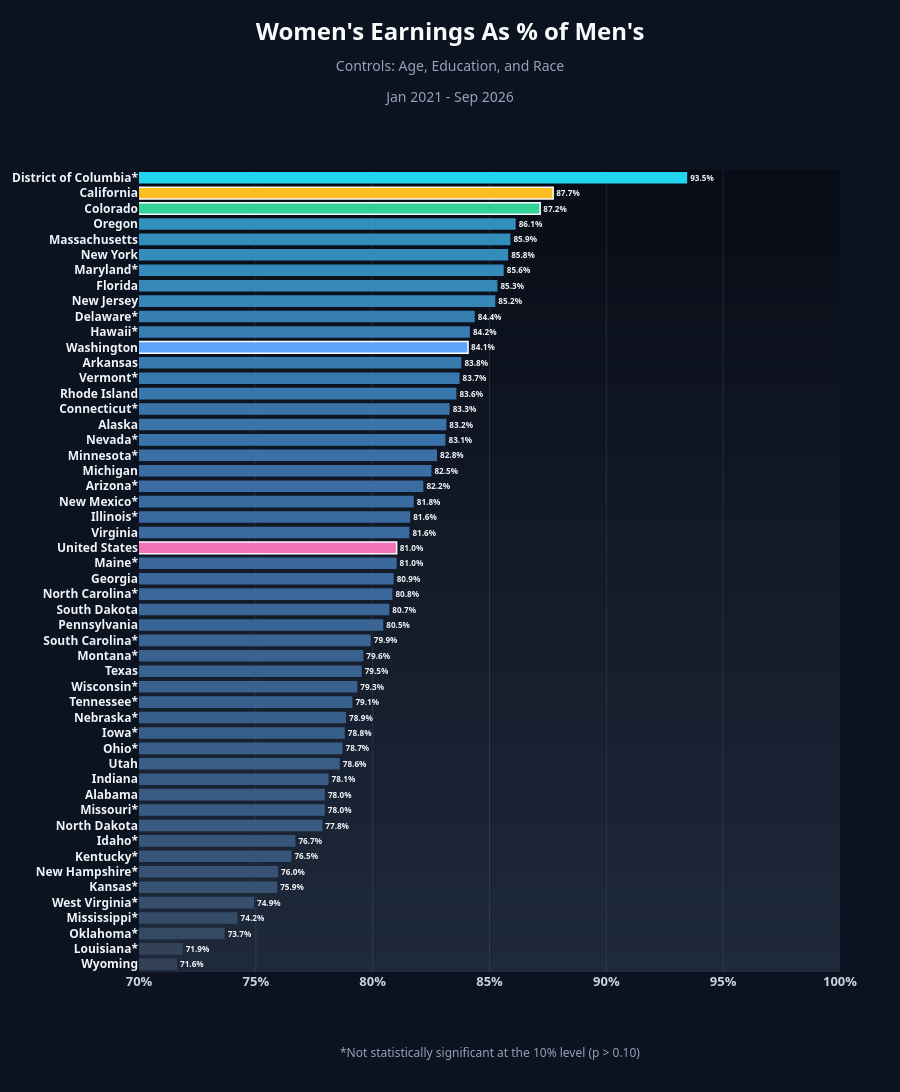

This figure's notebook cell:
### Code cell
fig = plot_state_bars(ranking_no_ind, 'Post_EPEWA_Gap', 'interaction_pval', "Women's Earnings As % of Men's",
                      "Age, Education, and Race", POST_PERIOD, [0.7, 1], save_as="states_post_gap_no_industry")

### Figure 1 — Plotly figure (JSON) as saved in the notebook; plotly's stock layout.template omitted (floating-point values rounded to 4 significant figures)
{"data": [{"cliponaxis": false, "hovertemplate": "%{y}: %{text}<extra></extra>", "marker": {"color": ["rgb(51, 65, 85)", "rgb(51, 66, 87)", "rgb(52, 73, 100)", "rgb(53, 76, 104)", "rgb(53, 79, 109)", "rgb(54, 83, 116)", "rgb(54, 83, 117)", "rgb(55, 85, 121)", "rgb(55, 86, 122)", "rgb(56, 91, 131)", "rgb(56, 91, 131)", "rgb(56, 91, 131)", "rgb(56, 92, 133)", "rgb(56, 94, 136)", "rgb(56, 94, 137)", "rgb(56, 95, 138)", "rgb(56, 95, 138)", "rgb(57, 96, 140)", "rgb(57, 97, 142)", "rgb(57, 98, 143)", "rgb(57, 98, 143)", "rgb(57, 99, 146)", "rgb(57, 101, 150)", "rgb(58, 102, 152)", "rgb(58, 103, 153)", "rgb(58, 103, 153)", "rgb(58, 104, 154)", "#f472b6", "rgb(58, 106, 158)", "rgb(58, 106, 158)", "rgb(58, 107, 159)", "rgb(59, 108, 162)", "rgb(59, 110, 165)", "rgb(59, 112, 166)", "rgb(58, 115, 169)", "rgb(58, 116, 169)", "rgb(57, 117, 170)", "rgb(57, 120, 172)", "rgb(56, 121, 173)", "rgb(56, 122, 173)", "#60a5fa", "rgb(55, 125, 176)", "rgb(55, 127, 177)", "rgb(53, 135, 183)", "rgb(53, 136, 184)", "rgb(52, 138, 185)", "rgb(52, 140, 187)", "rgb(51, 141, 187)", "rgb(51, 143, 189)", "#34d399", "#fbbf24", "rgb(34, 211, 238)"], "line": {"color": ["rgba(0,0,0,0)", "rgba(0,0,0,0)", "rgba(0,0,0,0)", "rgba(0,0,0,0)", "rgba(0,0,0,0)", "rgba(0,0,0,0)", "rgba(0,0,0,0)", "rgba(0,0,0,0)", "rgba(0,0,0,0)", "rgba(0,0,0,0)", "rgba(0,0,0,0)", "rgba(0,0,0,0)", "rgba(0,0,0,0)", "rgba(0,0,0,0)", "rgba(0,0,0,0)", "rgba(0,0,0,0)", "rgba(0,0,0,0)", "rgba(0,0,0,0)", "rgba(0,0,0,0)", "rgba(0,0,0,0)", "rgba(0,0,0,0)", "rgba(0,0,0,0)", "rgba(0,0,0,0)", "rgba(0,0,0,0)", "rgba(0,0,0,0)", "rgba(0,0,0,0)", "rgba(0,0,0,0)", "#f8fafc", "rgba(0,0,0,0)", "rgba(0,0,0,0)", "rgba(0,0,0,0)", "rgba(0,0,0,0)", "rgba(0,0,0,0)", "rgba(0,0,0,0)", "rgba(0,0,0,0)", "rgba(0,0,0,0)", "rgba(0,0,0,0)", "rgba(0,0,0,0)", "rgba(0,0,0,0)", "rgba(0,0,0,0)", "#f8fafc", "rgba(0,0,0,0)", "rgba(0,0,0,0)", "rgba(0,0,0,0)", "rgba(0,0,0,0)", "rgba(0,0,0,0)", "rgba(0,0,0,0)", "rgba(0,0,0,0)", "rgba(0,0,0,0)", "#f8fafc", "#f8fafc", "rgba(0,0,0,0)"], "width": 1.5}}, "orientation": "h", "text": ["<b>71.6%</b>", "<b>71.9%</b>", "<b>73.7%</b>", "<b>74.2%</b>", "<b>74.9%</b>", "<b>75.9%</b>", "<b>76.0%</b>", "<b>76.5%</b>", "<b>76.7%</b>", "<b>77.8%</b>", "<b>78.0%</b>", "<b>78.0%</b>", "<b>78.1%</b>", "<b>78.6%</b>", "<b>78.7%</b>", "<b>78.8%</b>", "<b>78.9%</b>", "<b>79.1%</b>", "<b>79.3%</b>", "<b>79.5%</b>", "<b>79.6%</b>", "<b>79.9%</b>", "<b>80.5%</b>", "<b>80.7%</b>", "<b>80.8%</b>", "<b>80.9%</b>", "<b>81.0%</b>", "<b>81.0%</b>", "<b>81.6%</b>", "<b>81.6%</b>", "<b>81.8%</b>", "<b>82.2%</b>", "<b>82.5%</b>", "<b>82.8%</b>", "<b>83.1%</b>", "<b>83.2%</b>", "<b>83.3%</b>", "<b>83.6%</b>", "<b>83.7%</b>", "<b>83.8%</b>", "<b>84.1%</b>", "<b>84.2%</b>", "<b>84.4%</b>", "<b>85.2%</b>", "<b>85.3%</b>", "<b>85.6%</b>", "<b>85.8%</b>", "<b>85.9%</b>", "<b>86.1%</b>", "<b>87.2%</b>", "<b>87.7%</b>", "<b>93.5%</b>"], "textfont": {"color": "#f1f5f9", "size": 12}, "textposition": "outside", "type": "bar", "x": [0.7163, 0.7187, 0.7367, 0.7422, 0.7492, 0.7591, 0.7595, 0.7652, 0.7669, 0.7784, 0.7795, 0.7795, 0.7811, 0.7859, 0.7871, 0.7881, 0.7886, 0.7913, 0.7934, 0.7953, 0.796, 0.7992, 0.8045, 0.8071, 0.8084, 0.809, 0.8102, 0.8103, 0.8157, 0.8161, 0.8176, 0.8217, 0.8251, 0.8275, 0.8312, 0.8315, 0.8329, 0.8358, 0.8372, 0.838, 0.8408, 0.8416, 0.8437, 0.8525, 0.8534, 0.8561, 0.858, 0.8589, 0.8612, 0.8717, 0.8772, 0.9346], "y": ["<b>Wyoming</b>", "<b>Louisiana*</b>", "<b>Oklahoma*</b>", "<b>Mississippi*</b>", "<b>West Virginia*</b>", "<b>Kansas*</b>", "<b>New Hampshire*</b>", "<b>Kentucky*</b>", "<b>Idaho*</b>", "<b>North Dakota</b>", "<b>Missouri*</b>", "<b>Alabama</b>", "<b>Indiana</b>", "<b>Utah</b>", "<b>Ohio*</b>", "<b>Iowa*</b>", "<b>Nebraska*</b>", "<b>Tennessee*</b>", "<b>Wisconsin*</b>", "<b>Texas</b>", "<b>Montana*</b>", "<b>South Carolina*</b>", "<b>Pennsylvania</b>", "<b>South Dakota</b>", "<b>North Carolina*</b>", "<b>Georgia</b>", "<b>Maine*</b>", "<b>United States</b>", "<b>Virginia</b>", "<b>Illinois*</b>", "<b>New Mexico*</b>", "<b>Arizona*</b>", "<b>Michigan</b>", "<b>Minnesota*</b>", "<b>Nevada*</b>", "<b>Alaska</b>", "<b>Connecticut*</b>", "<b>Rhode Island</b>", "<b>Vermont*</b>", "<b>Arkansas</b>", "<b>Washington</b>", "<b>Hawaii*</b>", "<b>Delaware*</b>", "<b>New Jersey</b>", "<b>Florida</b>", "<b>Maryland*</b>", "<b>New York</b>", "<b>Massachusetts</b>", "<b>Oregon</b>", "<b>Colorado</b>", "<b>California</b>", "<b>District of Columbia*</b>"]}], "layout": {"annotations": [{"font": {"color": "#94a3b8", "size": 12}, "showarrow": false, "text": "*Not statistically significant at the 10% level (p > 0.10)", "x": 0.5, "xref": "paper", "y": 0, "yanchor": "top", "yref": "paper", "yshift": -70}], "bargap": 0.25, "font": {"color": "#cbd5e1", "family": "Bahnschrift, 'Segoe UI Variable Display', 'Segoe UI', Helvetica, Arial, sans-serif"}, "height": 1404, "margin": {"b": 120, "l": 20, "r": 60, "t": 170}, "paper_bgcolor": "#0b1220", "plot_bgcolor": "rgba(0,0,0,0)", "shapes": [{"fillcolor": "rgb(8, 12, 22)", "layer": "below", "line": {"width": 0}, "type": "rect", "x0": 0, "x1": 1, "xref": "paper", "y0": 0, "y1": 1, "yref": "paper"}, {"fillcolor": "rgb(8, 13, 23)", "layer": "below", "line": {"width": 0}, "type": "rect", "x0": 0, "x1": 1, "xref": "paper", "y0": 0, "y1": 0.9792, "yref": "paper"}, {"fillcolor": "rgb(9, 13, 24)", "layer": "below", "line": {"width": 0}, "type": "rect", "x0": 0, "x1": 1, "xref": "paper", "y0": 0, "y1": 0.9583, "yref": "paper"}, {"fillcolor": "rgb(9, 14, 24)", "layer": "below", "line": {"width": 0}, "type": "rect", "x0": 0, "x1": 1, "xref": "paper", "y0": 0, "y1": 0.9375, "yref": "paper"}, {"fillcolor": "rgb(10, 14, 25)", "layer": "below", "line": {"width": 0}, "type": "rect", "x0": 0, "x1": 1, "xref": "paper", "y0": 0, "y1": 0.9167, "yref": "paper"}, {"fillcolor": "rgb(10, 15, 26)", "layer": "below", "line": {"width": 0}, "type": "rect", "x0": 0, "x1": 1, "xref": "paper", "y0": 0, "y1": 0.8958, "yref": "paper"}, {"fillcolor": "rgb(11, 16, 27)", "layer": "below", "line": {"width": 0}, "type": "rect", "x0": 0, "x1": 1, "xref": "paper", "y0": 0, "y1": 0.875, "yref": "paper"}, {"fillcolor": "rgb(11, 16, 28)", "layer": "below", "line": {"width": 0}, "type": "rect", "x0": 0, "x1": 1, "xref": "paper", "y0": 0, "y1": 0.8542, "yref": "paper"}, {"fillcolor": "rgb(12, 17, 28)", "layer": "below", "line": {"width": 0}, "type": "rect", "x0": 0, "x1": 1, "xref": "paper", "y0": 0, "y1": 0.8333, "yref": "paper"}, {"fillcolor": "rgb(12, 18, 29)", "layer": "below", "line": {"width": 0}, "type": "rect", "x0": 0, "x1": 1, "xref": "paper", "y0": 0, "y1": 0.8125, "yref": "paper"}, {"fillcolor": "rgb(13, 18, 30)", "layer": "below", "line": {"width": 0}, "type": "rect", "x0": 0, "x1": 1, "xref": "paper", "y0": 0, "y1": 0.7917, "yref": "paper"}, {"fillcolor": "rgb(13, 19, 31)", "layer": "below", "line": {"width": 0}, "type": "rect", "x0": 0, "x1": 1, "xref": "paper", "y0": 0, "y1": 0.7708, "yref": "paper"}, {"fillcolor": "rgb(14, 19, 31)", "layer": "below", "line": {"width": 0}, "type": "rect", "x0": 0, "x1": 1, "xref": "paper", "y0": 0, "y1": 0.75, "yref": "paper"}, {"fillcolor": "rgb(14, 20, 32)", "layer": "below", "line": {"width": 0}, "type": "rect", "x0": 0, "x1": 1, "xref": "paper", "y0": 0, "y1": 0.7292, "yref": "paper"}, {"fillcolor": "rgb(15, 21, 33)", "layer": "below", "line": {"width": 0}, "type": "rect", "x0": 0, "x1": 1, "xref": "paper", "y0": 0, "y1": 0.7083, "yref": "paper"}, {"fillcolor": "rgb(15, 21, 34)", "layer": "below", "line": {"width": 0}, "type": "rect", "x0": 0, "x1": 1, "xref": "paper", "y0": 0, "y1": 0.6875, "yref": "paper"}, {"fillcolor": "rgb(15, 22, 35)", "layer": "below", "line": {"width": 0}, "type": "rect", "x0": 0, "x1": 1, "xref": "paper", "y0": 0, "y1": 0.6667, "yref": "paper"}, {"fillcolor": "rgb(16, 22, 35)", "layer": "below", "line": {"width": 0}, "type": "rect", "x0": 0, "x1": 1, "xref": "paper", "y0": 0, "y1": 0.6458, "yref": "paper"}, {"fillcolor": "rgb(16, 23, 36)", "layer": "below", "line": {"width": 0}, "type": "rect", "x0": 0, "x1": 1, "xref": "paper", "y0": 0, "y1": 0.625, "yref": "paper"}, {"fillcolor": "rgb(17, 24, 37)", "layer": "below", "line": {"width": 0}, "type": "rect", "x0": 0, "x1": 1, "xref": "paper", "y0": 0, "y1": 0.6042, "yref": "paper"}, {"fillcolor": "rgb(17, 24, 38)", "layer": "below", "line": {"width": 0}, "type": "rect", "x0": 0, "x1": 1, "xref": "paper", "y0": 0, "y1": 0.5833, "yref": "paper"}, {"fillcolor": "rgb(18, 25, 39)", "layer": "below", "line": {"width": 0}, "type": "rect", "x0": 0, "x1": 1, "xref": "paper", "y0": 0, "y1": 0.5625, "yref": "paper"}, {"fillcolor": "rgb(18, 26, 39)", "layer": "below", "line": {"width": 0}, "type": "rect", "x0": 0, "x1": 1, "xref": "paper", "y0": 0, "y1": 0.5417, "yref": "paper"}, {"fillcolor": "rgb(19, 26, 40)", "layer": "below", "line": {"width": 0}, "type": "rect", "x0": 0, "x1": 1, "xref": "paper", "y0": 0, "y1": 0.5208, "yref": "paper"}, {"fillcolor": "rgb(19, 27, 41)", "layer": "below", "line": {"width": 0}, "type": "rect", "x0": 0, "x1": 1, "xref": "paper", "y0": 0, "y1": 0.5, "yref": "paper"}, {"fillcolor": "rgb(20, 27, 42)", "layer": "below", "line": {"width": 0}, "type": "rect", "x0": 0, "x1": 1, "xref": "paper", "y0": 0, "y1": 0.4792, "yref": "paper"}, {"fillcolor": "rgb(20, 28, 42)", "layer": "below", "line": {"width": 0}, "type": "rect", "x0": 0, "x1": 1, "xref": "paper", "y0": 0, "y1": 0.4583, "yref": "paper"}, {"fillcolor": "rgb(21, 29, 43)", "layer": "below", "line": {"width": 0}, "type": "rect", "x0": 0, "x1": 1, "xref": "paper", "y0": 0, "y1": 0.4375, "yref": "paper"}, {"fillcolor": "rgb(21, 29, 44)", "layer": "below", "line": {"width": 0}, "type": "rect", "x0": 0, "x1": 1, "xref": "paper", "y0": 0, "y1": 0.4167, "yref": "paper"}, {"fillcolor": "rgb(22, 30, 45)", "layer": "below", "line": {"width": 0}, "type": "rect", "x0": 0, "x1": 1, "xref": "paper", "y0": 0, "y1": 0.3958, "yref": "paper"}, {"fillcolor": "rgb(22, 31, 46)", "layer": "below", "line": {"width": 0}, "type": "rect", "x0": 0, "x1": 1, "xref": "paper", "y0": 0, "y1": 0.375, "yref": "paper"}, {"fillcolor": "rgb(23, 31, 46)", "layer": "below", "line": {"width": 0}, "type": "rect", "x0": 0, "x1": 1, "xref": "paper", "y0": 0, "y1": 0.3542, "yref": "paper"}, {"fillcolor": "rgb(23, 32, 47)", "layer": "below", "line": {"width": 0}, "type": "rect", "x0": 0, "x1": 1, "xref": "paper", "y0": 0, "y1": 0.3333, "yref": "paper"}, {"fillcolor": "rgb(23, 32, 48)", "layer": "below", "line": {"width": 0}, "type": "rect", "x0": 0, "x1": 1, "xref": "paper", "y0": 0, "y1": 0.3125, "yref": "paper"}, {"fillcolor": "rgb(24, 33, 49)", "layer": "below", "line": {"width": 0}, "type": "rect", "x0": 0, "x1": 1, "xref": "paper", "y0": 0, "y1": 0.2917, "yref": "paper"}, {"fillcolor": "rgb(24, 34, 50)", "layer": "below", "line": {"width": 0}, "type": "rect", "x0": 0, "x1": 1, "xref": "paper", "y0": 0, "y1": 0.2708, "yref": "paper"}, {"fillcolor": "rgb(25, 34, 50)", "layer": "below", "line": {"width": 0}, "type": "rect", "x0": 0, "x1": 1, "xref": "paper", "y0": 0, "y1": 0.25, "yref": "paper"}, {"fillcolor": "rgb(25, 35, 51)", "layer": "below", "line": {"width": 0}, "type": "rect", "x0": 0, "x1": 1, "xref": "paper", "y0": 0, "y1": 0.2292, "yref": "paper"}, {"fillcolor": "rgb(26, 35, 52)", "layer": "below", "line": {"width": 0}, "type": "rect", "x0": 0, "x1": 1, "xref": "paper", "y0": 0, "y1": 0.2083, "yref": "paper"}, {"fillcolor": "rgb(26, 36, 53)", "layer": "below", "line": {"width": 0}, "type": "rect", "x0": 0, "x1": 1, "xref": "paper", "y0": 0, "y1": 0.1875, "yref": "paper"}, {"fillcolor": "rgb(27, 37, 53)", "layer": "below", "line": {"width": 0}, "type": "rect", "x0": 0, "x1": 1, "xref": "paper", "y0": 0, "y1": 0.1667, "yref": "paper"}, {"fillcolor": "rgb(27, 37, 54)", "layer": "below", "line": {"width": 0}, "type": "rect", "x0": 0, "x1": 1, "xref": "paper", "y0": 0, "y1": 0.1458, "yref": "paper"}, {"fillcolor": "rgb(28, 38, 55)", "layer": "below", "line": {"width": 0}, "type": "rect", "x0": 0, "x1": 1, "xref": "paper", "y0": 0, "y1": 0.125, "yref": "paper"}, {"fillcolor": "rgb(28, 39, 56)", "layer": "below", "line": {"width": 0}, "type": "rect", "x0": 0, "x1": 1, "xref": "paper", "y0": 0, "y1": 0.1042, "yref": "paper"}, {"fillcolor": "rgb(29, 39, 57)", "layer": "below", "line": {"width": 0}, "type": "rect", "x0": 0, "x1": 1, "xref": "paper", "y0": 0, "y1": 0.08333, "yref": "paper"}, {"fillcolor": "rgb(29, 40, 57)", "layer": "below", "line": {"width": 0}, "type": "rect", "x0": 0, "x1": 1, "xref": "paper", "y0": 0, "y1": 0.0625, "yref": "paper"}, {"fillcolor": "rgb(30, 40, 58)", "layer": "below", "line": {"width": 0}, "type": "rect", "x0": 0, "x1": 1, "xref": "paper", "y0": 0, "y1": 0.04167, "yref": "paper"}, {"fillcolor": "rgb(30, 41, 59)", "layer": "below", "line": {"width": 0}, "type": "rect", "x0": 0, "x1": 1, "xref": "paper", "y0": 0, "y1": 0.02083, "yref": "paper"}], "title": {"font": {"color": "#f8fafc", "size": 24}, "pad": {"t": 40}, "text": "<b>Women's Earnings As % of Men's</b><br><span style='font-size:14px;color:#94a3b8'>Controls: Age, Education, and Race<br>Jan 2021 - Sep 2026</span>", "x": 0.5, "xanchor": "center", "y": 1, "yanchor": "top"}, "xaxis": {"dtick": 0.05, "gridcolor": "rgba(148,163,184,0.15)", "range": [0.7, 1], "showgrid": true, "showline": false, "tickangle": 0, "tickfont": {"color": "#cbd5e1", "size": 13, "weight": "bold"}, "tickformat": ".0%", "zeroline": true, "zerolinecolor": "rgba(148,163,184,0.45)"}, "yaxis": {"automargin": true, "dtick": 1, "showgrid": false, "showline": false, "tickfont": {"color": "#f1f5f9", "size": 12}, "type": "category"}}}
